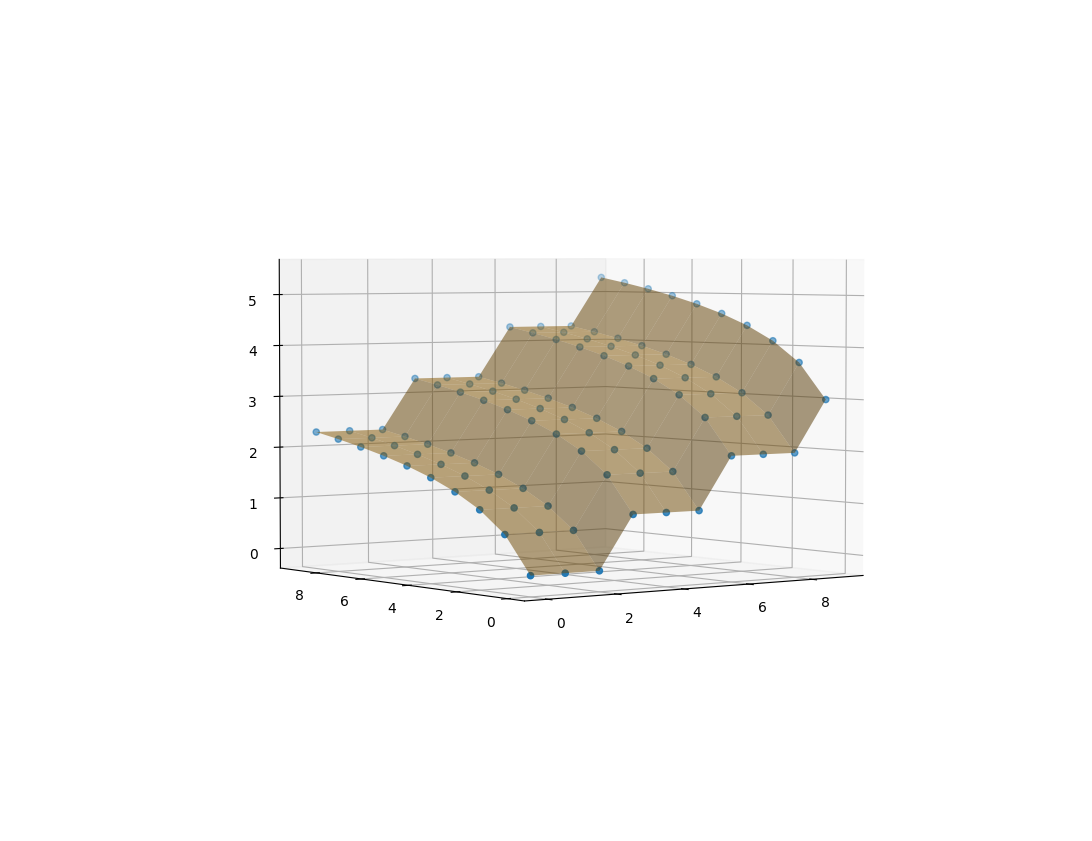

Here is the Python script that generated this plot:
import matplotlib.pyplot as plt
import numpy as np
import scipy as sc

import multivariate_isotonic_regression as mir

width = 10

# create some points that are roughly monotonic
# except for same added white noise
X = np.array([(i, j) for i in range(width) for j in range(width)])
y = X[:, 0] // 3 + np.log(X[:, 1] + 1)

YY, XX = np.meshgrid(range(width), range(width))

# points_to_adjacency rearranges the points roughly
# according to how many other points they dominate
adj, orig_idxs, new_idxs = mir.points_to_adjacency(X)

# we rearrange X and y to have the same ordering
X_reordered = X[new_idxs, :]
y_reordered = y[new_idxs]

group, yhat = mir.generalised_isotonic_regression(
    adj,
    y_reordered,
    loss_function = "pnorm",
    p = 1.1
)

# calculate the loss
print(mir.calculate_loss(y, yhat, loss_function = "pnorm", p = 1.1))

print(mir.is_monotonic(X_reordered, yhat))

fig = plt.figure()
ax = fig.add_subplot(projection='3d')
ax.scatter(X[:, 0], X[:, 1], y)
ax.plot_surface(XX, YY, yhat.reshape(width, width), color = 'orange', alpha=0.5)
plt.show()
